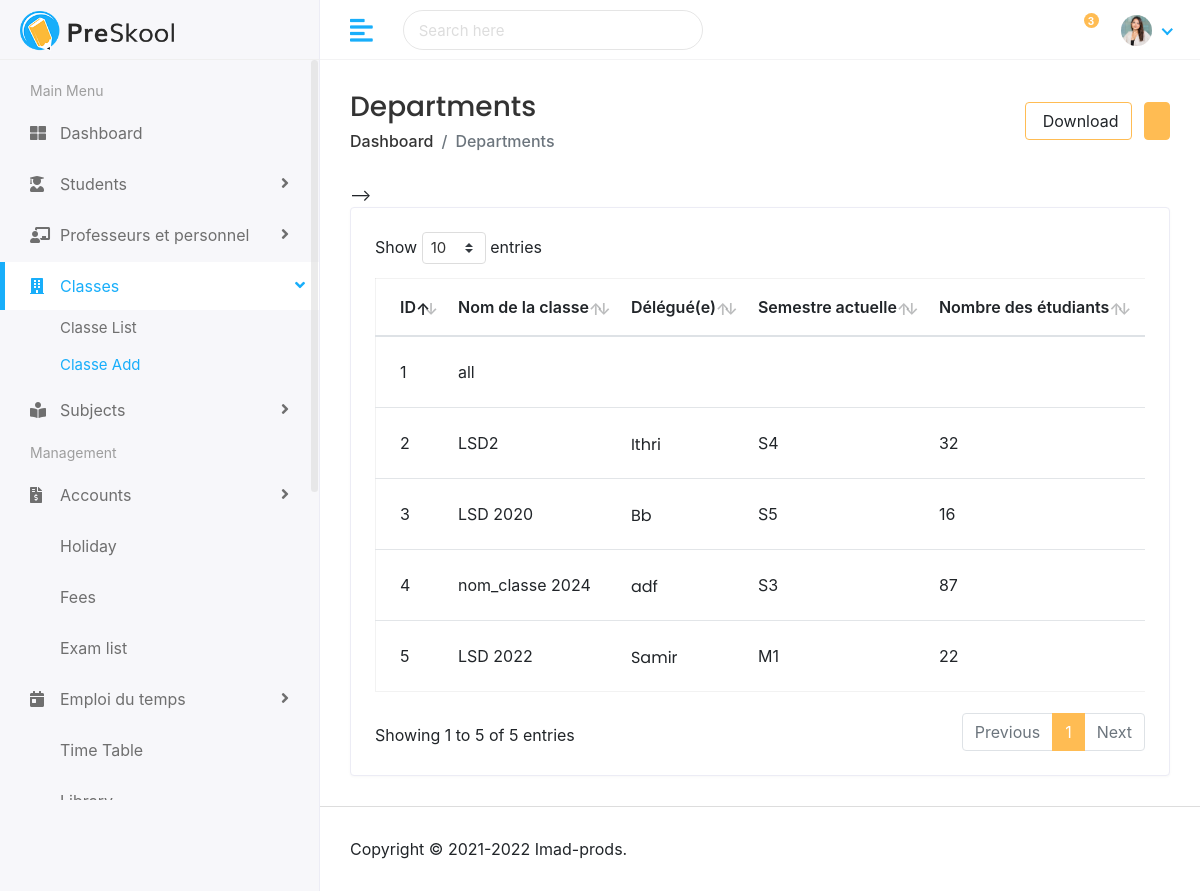
The app's page /ctrl.php?action=classes with its own data.
### tables this page shows
CREATE TABLE `classe` (
  `id_cls` int NOT NULL AUTO_INCREMENT,
  `nom_classe` varchar(100) DEFAULT NULL,
  `semestre_actuel` varchar(5) DEFAULT NULL,
  `nb_etud` int DEFAULT NULL,
  `delegue` varchar(50) DEFAULT NULL,
  PRIMARY KEY (`id_cls`)
);

### model.php (called while the page is built, shortened)
<?php
class model
{
	private $db;
	public function __construct()
	{
		$this->db= new PDO('mysql:host=localhost;dbname=web',USER,PASS);
	}
	public function classes(){
        $query=$this->db->prepare("select id_cls,nom_classe,delegue,semestre_actuel,nb_etud from classe");
        $query->execute();
        return $query->fetchall();
	}
}
?>

### VClasses.php (the view, shortened to what this page needs)
<!DOCTYPE html>
<html lang="en">
    <head>
        <link rel="stylesheet" href="assets/plugins/bootstrap/css/bootstrap.min.css">
		<link rel="stylesheet" href="assets/plugins/fontawesome/css/fontawesome.min.css">
		<link rel="stylesheet" href="assets/plugins/fontawesome/css/all.min.css">
		<link rel="stylesheet" href="assets/plugins/datatables/datatables.min.css">
        <link rel="stylesheet" href="assets/css/style.css">
    </head>
    <body>
        <div class="main-wrapper">
            <div class="page-wrapper">
                <div class="content container-fluid">
					<div class="page-header">
						<div class="row align-items-center">
							<div class="col">
								<h3 class="page-title">Departments</h3>
								<ul class="breadcrumb">
									<li class="breadcrumb-item"><a href="index.html">Dashboard</a></li>
									<li class="breadcrumb-item active">Departments</li>
								</ul>
							</div>
							<div class="col-auto text-right float-right ml-auto">
								<a href="#" class="btn btn-outline-primary mr-2"><i class="fas fa-download"></i> Download</a>
								<a href="add-department.html" class="btn btn-primary"><i class="fas fa-plus"></i></a>
							</div>
						</div>
					</div>
					-->
					<div class="row">
						<div class="col-sm-12">
							<div class="card card-table">
								<div class="card-body">
									<div class="table-responsive">
										<table class="table table-hover table-center mb-0 datatable">
											<thead>
												<tr>
													<th>ID</th>
													<th>Nom de la classe</th>
													<th>Délégué(e)</th>
													<th>Semestre actuelle</th>
													<th>Nombre des étudiants</th>
													<th> &nbsp&nbsp&nbspAction</th>
												</tr>
											</thead>
											<?php
											echo "<tbody>";
											foreach ($cls as $c) {
						echo "<tr>";
												echo "
													<td>$c[0]</td>
													<td>$c[1]</td>
													<td>
														<h2>
															$c[2]
														</h2>
													</td>
													<td>$c[3]</td>
													<td>$c[4]</td>
													<td class='text-right'>
														<div class='actions'>
															<a href='ctrl.php?action=class_edit&id=$c[0]' class='btn btn-sm bg-success-light mr-2'>
																<i class='fas fa-pen'></i>
															</a>
															<a href='ctrl.php?action=class_delete&id=$c[0]' class='btn btn-primary' data-toggle='modal' data-target=\"#exampleModalCenter$c[0]\">
																<i class='fas fa-trash'></i>
															</a>
														</div>
													</td>";
											}
											echo "</tbody>";
											?>
										</table>
									</div>
								</div>
							</div>
						</div>
					</div>
				</div>
				<footer>
					<p>Copyright © 2021-2022 Imad-prods.</p>
				</footer>
			</div>
        </div>
    </body>
</html>

### ctrl.php (shortened to what this page needs)
<?php
require 'model.php';
class ctrl
{
	private $model;
	public function __construct()
	{
		$this->model=new model();
	}
	public function classesAction()
	{
		$cls=$this->model->classes();
        require "VClasses.php";
	}
	public function action()
	{
		$action="login";
		if(isset($_GET['action'])) $action=$_GET['action'];
		switch($action)
		{
			case 'classes' : $this->ClassesAction(); break;
		}
	}
}
$c=new ctrl();
$c->action();
?>

### records on screen
classe: id_cls "1", nom_classe "all"
classe: id_cls "2", nom_classe "LSD2", delegue "Ithri", semestre_actuel "S4", nb_etud "32"
classe: id_cls "3", nom_classe "LSD 2020", delegue "Bb", semestre_actuel "S5", nb_etud "16"
classe: id_cls "4", nom_classe "nom_classe 2024", delegue "adf", semestre_actuel "S3", nb_etud "87"
classe: id_cls "5", nom_classe "LSD 2022", delegue "Samir", semestre_actuel "M1", nb_etud "22"
